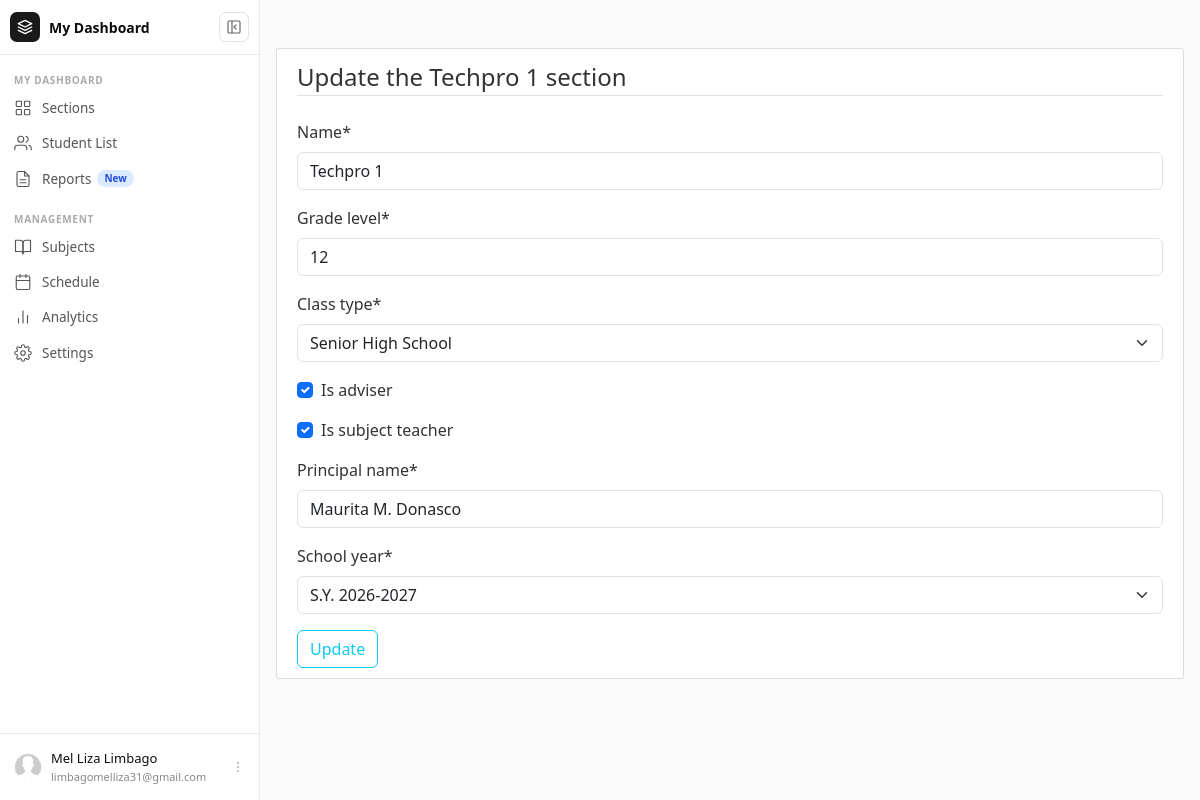
Screenshot of /section/detail/1/update (signed in) with the database file from the repository.
### users/models.py (models this page shows, shortened)
class Profile(models.Model):
    user = models.OneToOneField(User, on_delete=models.CASCADE)
    image = models.ImageField(default='default.jpg', upload_to='profile_pics')

### sections/models.py (models this page shows, shortened)
class Section(models.Model):
    adviser = models.ForeignKey(User, on_delete=models.CASCADE)
    name = models.CharField(max_length=20, null=True)
    grade_level = models.IntegerField(null=True)
    class_type = models.CharField(max_length=100, choices=Class_Type, default='JHS',null=True)
    is_adviser = models.BooleanField(default=True)
    is_subject_teacher = models.BooleanField(default=False)
    principal_name = models.CharField(max_length=100, null=True)
    school_year = models.ForeignKey(schoolYear,on_delete=models.CASCADE, limit_choices_to= {'is_active':True}, default='S.Y. 2026-2027')

### schoolYear/models.py (models this page shows)
class schoolYear(models.Model):
    name = models.CharField(unique=True,max_length=150)
    start_date = models.DateField()
    end_date = models.DateField()
    is_active = models.BooleanField(default=True, verbose_name="Active Status")
    def __str__(self):
        return self.name

### sections/views.py (the view, shortened to what this page needs)
# urls.py: path('detail/<int:pk>/update', SectionUpdateView.as_view(),name='section-update'),
class SectionUpdateView(LoginRequiredMixin, UserPassesTestMixin, UpdateView):
    model = Section
    fields = ['name','grade_level','class_type','is_adviser','is_subject_teacher','principal_name','school_year']
    template_name = 'sections/section_update.html'
    def get_object(self, queryset=None):
        return get_object_or_404(Section, pk=self.kwargs['pk'])
    def test_func(self):
        section = self.get_object()
        if self.request.user == section.adviser:
            return True
        return False

### sections/templates/sections/section_update.html (shortened to what this page needs)
{% extends "users/base.html" %}
{% load crispy_forms_tags %}
{% block content %}
	<div class="content-section">
		<form method="POST">
			<fieldset class="form-group">
				<legend class="border-bottom mb-4">Update the {{ section.name }} section</legend>
			{{ form|crispy }}
			</fieldset>
			<div class="form-group">
				<button class="btn btn-outline-info" type="submit">Update</button>
			</div>
		</form>
	</div>
{% endblock content %}

### users/templates/partials/_sidebar.html (shortened to what this page needs)
{% load static %}
{% if user.is_authenticated %}
<div id="cs-sidebar">
  <div class="cs-top">
    <div class="cs-brand">
      <div class="cs-brand-icon">
        <svg width="16" height="16" viewBox="0 0 24 24" fill="none" stroke="currentColor" stroke-width="2" stroke-linecap="round" stroke-linejoin="round">
          <path d="M12 2L2 7l10 5 10-5-10-5zM2 17l10 5 10-5M2 12l10 5 10-5"/>
        </svg>
      </div>
      <span class="cs-brand-name">My Dashboard</span>
    </div>
    <button class="cs-toggle-btn" id="cs-toggle" type="button" aria-label="Toggle sidebar">
      <svg width="16" height="16" viewBox="0 0 24 24" fill="none" stroke="currentColor" stroke-width="1.75" stroke-linecap="round" stroke-linejoin="round">
        <rect x="3" y="3" width="18" height="18" rx="2"/>
        <path d="M9 3v18"/>
        <path class="cs-arrow" d="M15 9l-3 3 3 3"/>
      </svg>
    </button>
  </div>
  <nav class="cs-nav">
    <div class="cs-section-label">MY DASHBOARD</div>
    <ul>
      <li>
        <a class="cs-link {% if request.resolver_match.url_name == 'section-home' %}active{% endif %}"
           href="{% url 'section-home' %}">
          <span class="cs-label">Sections</span>
        </a>
      </li>
      <li>
        <a class="cs-link {% if request.resolver_match.url_name == 'student-home' %}active{% endif %}"
           href="{% url 'student-home' %}">
          <svg class="cs-icon" viewBox="0 0 24 24" fill="none" stroke="currentColor" stroke-width="1.5" stroke-linecap="round" stroke-linejoin="round" aria-hidden="true">
            <path d="M17 21v-2a4 4 0 0 0-4-4H5a4 4 0 0 0-4 4v2"/>
            <circle cx="9" cy="7" r="4"/>
            <path d="M23 21v-2a4 4 0 0 0-3-3.87M16 3.13a4 4 0 0 1 0 7.75"/>
          </svg>
          <span class="cs-label">Student List</span>
        </a>
      </li>
      <li>
        <a class="cs-link" href="#">
          <span class="cs-label">Reports <span class="cs-badge">New</span></span>
        </a>
      </li>
    </ul>
    <div class="cs-section-label">MANAGEMENT</div>
    <ul>
      <li>
        <a class="cs-link" href="#">
          <svg class="cs-icon" viewBox="0 0 24 24" fill="none" stroke="currentColor" stroke-width="1.5" stroke-linecap="round" stroke-linejoin="round" aria-hidden="true">
            <path d="M2 3h6a4 4 0 0 1 4 4v14a3 3 0 0 0-3-3H2z"/>
            <path d="M22 3h-6a4 4 0 0 0-4 4v14a3 3 0 0 1 3-3h7z"/>
          </svg>
          <span class="cs-label">Subjects</span>
        </a>
      </li>
      <li>
        <a class="cs-link" href="#">
          <span class="cs-label">Schedule</span>
        </a>
      </li>
      <li>
        <a class="cs-link" href="#">
          <svg class="cs-icon" viewBox="0 0 24 24" fill="none" stroke="currentColor" stroke-width="1.5" stroke-linecap="round" stroke-linejoin="round" aria-hidden="true">
            <line x1="18" y1="20" x2="18" y2="10"/>
            <line x1="12" y1="20" x2="12" y2="4"/>
            <line x1="6" y1="20" x2="6" y2="14"/>
          </svg>
          <span class="cs-label">Analytics</span>
        </a>
      </li>
      <li>
        <a class="cs-link {% if request.resolver_match.url_name == 'profile' %}active{% endif %}"
           href="{% url 'profile' %}">
          <span class="cs-label">Settings</span>
        </a>
      </li>
    </ul>
  </nav>
  <div class="cs-footer">
    <div class="dropup">
      <button class="cs-user-btn" type="button" data-bs-toggle="dropdown" aria-expanded="false">
        <img class="cs-avatar" src="{{ user.profile.image.url }}" alt="{{ user.get_full_name }}">
        <div class="cs-user-info">
          <div class="cs-user-name">{{ user.first_name }} {{ user.last_name }}</div>
          <div class="cs-user-email">{{ user.email }}</div>
        </div>
        <svg class="cs-dots" width="14" height="14" viewBox="0 0 24 24" fill="none" stroke="currentColor" stroke-width="1.75" stroke-linecap="round" aria-hidden="true">
          <circle cx="12" cy="5" r="1"/><circle cx="12" cy="12" r="1"/><circle cx="12" cy="19" r="1"/>
        </svg>
      </button>
    </div>
  </div>
</div>
{% endif %}

### users/static/users/main.css (style rules this page uses)
body { background: #fafafa; color: #333333; }
ul { margin: 0; }
.content-section { background: #ffffff; padding: 10px 20px; border: 1px solid #dddddd; border-radius: 3px; margin-bottom: 20px; }

### users/static/css/sidebar.css (style rules this page uses)
#cs-sidebar *, #cs-sidebar *::before, #cs-sidebar *::after { box-sizing: border-box; }
#cs-sidebar { width: 260px; min-width: 260px; height: 100vh; position: sticky; top: 0; background: #fff; border-right: 1px solid #e9e9e7; display: flex; flex-direction: column; transition: width 0.25s cubic-bezier(0.4,0,0.2,1), min-width 0.25s cubic-bezier(0.4,0,0.2,1); overflow: hidden; z-index: 100; flex-shrink: 0; }
.cs-top { display: flex; align-items: center; justify-content: space-between; gap: 8px; padding: 12px 10px; border-bottom: 1px solid #e9e9e7; min-height: 54px; }
.cs-brand { display: flex; align-items: center; gap: 9px; overflow: hidden; min-width: 0; }
.cs-brand-icon { width: 30px; height: 30px; min-width: 30px; background: #1a1a1a; border-radius: 7px; display: flex; align-items: center; justify-content: center; color: #fff; }
.cs-brand-name { font-size: 14px; font-weight: 600; color: #0d0d0d; white-space: nowrap; opacity: 1; transition: opacity 0.15s; }
.cs-toggle-btn { width: 30px; height: 30px; min-width: 30px; padding: 0; background: transparent; border: 1px solid #e2e2df; border-radius: 7px; display: flex; align-items: center; justify-content: center; cursor: pointer; color: #666; transition: background 0.12s; }
.cs-nav { flex: 1; overflow-y: auto; overflow-x: hidden; padding: 8px 6px 4px; }
.cs-nav ul { list-style: none; padding: 0; margin: 0 0 6px; }
.cs-section-label { padding: 10px 8px 3px; font-size: 10px; font-weight: 600; letter-spacing: 0.07em; color: #aaa; white-space: nowrap; overflow: hidden; transition: opacity 0.15s, height 0.25s, padding 0.25s; }
.cs-link { display: flex; align-items: center; gap: 10px; padding: 7px 8px; border-radius: 7px; text-decoration: none; color: #555; font-size: 13.5px; font-weight: 400; white-space: nowrap; overflow: hidden; transition: background 0.1s, color 0.1s; position: relative; margin-bottom: 1px; }
.cs-icon { width: 18px; height: 18px; min-width: 18px; flex-shrink: 0; }
.cs-label { flex: 1; overflow: hidden; text-overflow: ellipsis; display: flex; align-items: center; gap: 6px; opacity: 1; transition: opacity 0.15s; }
.cs-badge { font-size: 10px; font-weight: 600; background: #dbeafe; color: #1d4ed8; padding: 1px 7px; border-radius: 99px; }
.cs-footer { border-top: 1px solid #e9e9e7; padding: 8px 6px; }
.cs-user-btn { display: flex; align-items: center; gap: 9px; padding: 7px 8px; border-radius: 7px; width: 100%; background: transparent; border: none; cursor: pointer; overflow: hidden; transition: background 0.12s; text-align: left; }
.cs-avatar { width: 28px !important; height: 28px !important; min-width: 28px !important; border-radius: 50% !important; object-fit: cover !important; flex-shrink: 0 !important; display: block !important; }
.cs-user-info { flex: 1; overflow: hidden; min-width: 0; opacity: 1; transition: opacity 0.15s; }
.cs-user-name { font-size: 13px; font-weight: 500; color: #0d0d0d; white-space: nowrap; overflow: hidden; text-overflow: ellipsis; }
.cs-user-email { font-size: 11px; color: #888; white-space: nowrap; overflow: hidden; text-overflow: ellipsis; }
.cs-dots { flex-shrink: 0; color: #bbb; opacity: 1; transition: opacity 0.15s; }

### rows the page displays
Section: name "Techpro 1", grade_level "12", class_type "Senior High School", is_adviser "☑", is_subject_teacher "☑", principal_name "Maurita M. Donasco", school_year "S.Y. 2026-2027"

### other values shown
{{ user.first_name }} "Mel Liza"
{{ user.last_name }} "Limbago"
{{ user.email }} "limbagomelliza31@gmail.com"
